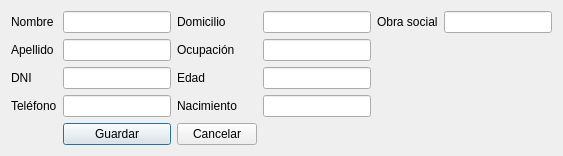
<?xml version="1.0" encoding="UTF-8"?>
<ui version="4.0">
 <class>EditPacienteDialog</class>
 <widget class="QDialog" name="EditPacienteDialog">
  <property name="windowTitle">
   <string>Editar Paciente</string>
  </property>
  <layout class="QGridLayout" name="gridLayout">
   <item row="0" column="0">
    <widget class="QLabel" name="labelNombre">
     <property name="text">
      <string>Nombre</string>
     </property>
    </widget>
   </item>
   <item row="0" column="1">
    <widget class="QLineEdit" name="editNombre"/>
   </item>
   <item row="0" column="2">
    <widget class="QLabel" name="labelDomicilio">
     <property name="text">
      <string>Domicilio</string>
     </property>
    </widget>
   </item>
   <item row="0" column="3">
    <widget class="QLineEdit" name="editDomicilio"/>
   </item>
   <item row="0" column="4">
    <widget class="QLabel" name="labelObraSocial">
     <property name="text">
      <string>Obra social</string>
     </property>
    </widget>
   </item>
   <item row="0" column="5">
    <widget class="QLineEdit" name="editObraSocial"/>
   </item>

   <item row="1" column="0">
    <widget class="QLabel" name="labelApellido">
     <property name="text">
      <string>Apellido</string>
     </property>
    </widget>
   </item>
   <item row="1" column="1">
    <widget class="QLineEdit" name="editApellido"/>
   </item>
   <item row="1" column="2">
    <widget class="QLabel" name="labelOcupacion">
     <property name="text">
      <string>Ocupación</string>
     </property>
    </widget>
   </item>
   <item row="1" column="3">
    <widget class="QLineEdit" name="editOcupacion"/>
   </item>

   <item row="2" column="0">
    <widget class="QLabel" name="labelDni">
     <property name="text">
      <string>DNI</string>
     </property>
    </widget>
   </item>
   <item row="2" column="1">
    <widget class="QLineEdit" name="editDni"/>
   </item>
   <item row="2" column="2">
    <widget class="QLabel" name="labelEdad">
     <property name="text">
      <string>Edad</string>
     </property>
    </widget>
   </item>
   <item row="2" column="3">
    <widget class="QLineEdit" name="editEdad"/>
   </item>

   <item row="3" column="0">
    <widget class="QLabel" name="labelTelefono">
     <property name="text">
      <string>Teléfono</string>
     </property>
    </widget>
   </item>
   <item row="3" column="1">
    <widget class="QLineEdit" name="editTelefono"/>
   </item>
   <item row="3" column="2">
    <widget class="QLabel" name="labelNacimiento">
     <property name="text">
      <string>Nacimiento</string>
     </property>
    </widget>
   </item>
   <item row="3" column="3">
    <widget class="QLineEdit" name="editNacimiento"/>
   </item>

   <item row="4" column="1">
    <widget class="QPushButton" name="btnGuardar">
     <property name="text">
      <string>Guardar</string>
     </property>
    </widget>
   </item>
   <item row="4" column="2">
    <widget class="QPushButton" name="btnCancelar">
     <property name="text">
      <string>Cancelar</string>
     </property>
    </widget>
   </item>
  </layout>
 </widget>
 <resources/>
 <connections/>
</ui>
